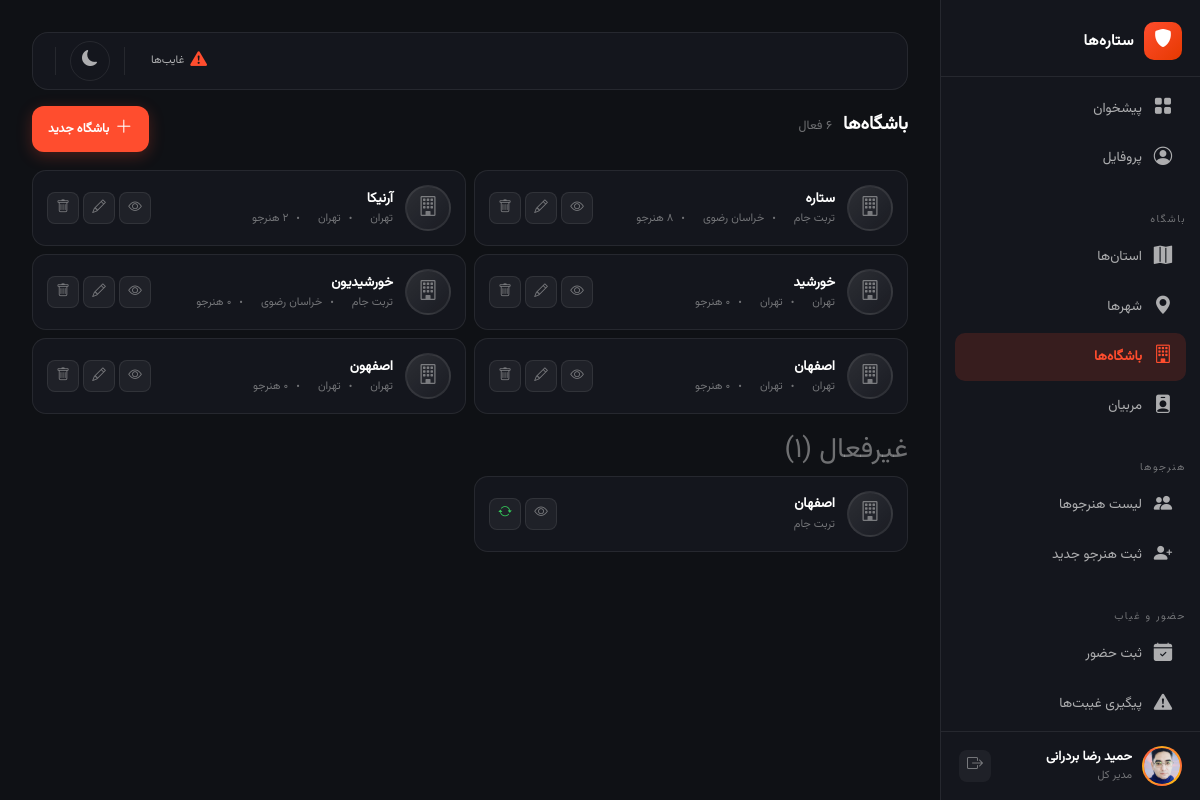
Screenshot of /clubs/ (signed in) with the database file from the repository.
### apps/core/models.py (models this page shows, shortened)
class SiteSetting(models.Model):
    gym_name = models.CharField('نام مجموعه', max_length=200, default='باشگاه ستاره‌ها')
    central_phone = models.CharField('شماره تماس مرکزی', max_length=11, blank=True, null=True)
    central_address = models.TextField('آدرس مرکزی', blank=True, null=True)
    class Meta:
        verbose_name = 'تنظیمات'
        verbose_name_plural = 'تنظیمات'
    @classmethod
    def get_settings(cls):
        obj, created = cls.objects.get_or_create(pk=1)
        return obj

### apps/accounts/models.py (models this page shows, shortened)
class User(AbstractBaseUser, PermissionsMixin):
    phone = models.CharField(max_length=11, unique=True)
    first_name = models.CharField(max_length=100)
    last_name = models.CharField(max_length=100)
    birth_date = jmodels.jDateField('تاریخ تولد', null=True, blank=True)
    national_code = models.CharField(max_length=10, blank=True, null=True)
    avatar = models.ImageField(upload_to='avatars/', blank=True, null=True)
    is_super_manager = models.BooleanField(default=False)
    is_club_manager = models.BooleanField(default=False)
    is_instructor = models.BooleanField(default=False)
    is_active = models.BooleanField(default=True)
    is_staff = models.BooleanField(default=False)
    created_at = models.DateTimeField(auto_now_add=True)
    updated_at = models.DateTimeField(auto_now=True)
    objects = UserMnaager()
    USERNAME_FIELD = 'phone'
    REQUIRED_FIELDS = ['first_name', 'last_name']
    class Meta:
        verbose_name = 'کاربر'
        verbose_name_plural = 'کاربرها'
    def get_full_name(self):
        return f'{self.first_name} {self.last_name}'

### apps/clubs/models.py (models this page shows, shortened)
class Club(models.Model):
    name = models.CharField('نام باشگاه', max_length=200)
    sports = models.ManyToManyField('Sport', related_name='clubs', verbose_name='رشته‌های ورزشی', blank=True)
    province = models.ForeignKey(Province, on_delete=models.PROTECT, related_name='clubs', verbose_name='استان')
    city = models.ForeignKey(City, on_delete=models.PROTECT, related_name='clubs', verbose_name='شهر')
    address = models.TextField('آدرس', blank=True, null=True)
    phone = models.CharField('تلفن', max_length=11, blank=True, null=True)
    is_active = models.BooleanField('فعال', default=True)
    created_at = models.DateTimeField('تاریخ ایجاد', auto_now_add=True)
    class Meta:
        verbose_name = 'باشگاه'
        verbose_name_plural = 'باشگاه‌ها'

class City(models.Model):
    province = models.ForeignKey(Province, on_delete=models.CASCADE, related_name='cities', verbose_name='استان')
    name = models.CharField('شهر', max_length=100)
    class Meta:
        verbose_name = 'شهر'
        verbose_name_plural = 'شهرها'

class Province(models.Model):
    name = models.CharField('استان', max_length=100)
    class Meta:
        verbose_name = 'استان'
        verbose_name_plural = 'استان‌ها'

### apps/clubs/views.py (the view)
# urls.py: path('', views.ClubListView.as_view(), name='club_list'),
class ClubListView(LoginRequiredMixin, UserPassesTestMixin, ListView):
    template_name = 'clubs/club_list.html'
    context_object_name = 'clubs'
    def test_func(self): return self.request.user.is_super_manager or self.request.user.is_club_manager
    def get_queryset(self):
        return Club.objects.filter(is_active=True).select_related('province', 'city')
    def get_context_data(self, **kwargs):
        context = super().get_context_data(**kwargs)
        context['inactive_clubs'] = Club.objects.filter(is_active=False)
        context['provinces'] = Province.objects.all()
        return context

### apps/core/context_processors.py (called while the page is built)
def site_settings(request):
    return {'site_settings': SiteSetting.get_settings()}

### templates/clubs/club_list.html (shortened to what this page needs)
{% extends 'base.html' %}
{% load static %}
{% block content %}
<div class="dashboard-layout">
    {% include 'partials/_sidebar.html' %}{% include 'partials/_mobile_nav.html' %}
    <main class="dashboard-main">
        {% include 'partials/_notif_bar.html' %}
        <div class="page-header animate__animated animate__fadeIn">
            <div><h1 class="page-title">باشگاه‌ها <span>{{ clubs.count }} فعال</span></h1></div>
            <button onclick="openClubModal()" class="btn-add"><i class="bi bi-plus-lg"></i><span class="btn-add-text">باشگاه جدید</span></button>
        </div>
        <div class="coach-list-page">
            {% for club in clubs %}
            <div class="coach-card-page animate__animated animate__fadeInUp">
                <div class="coach-avatar-page" style="flex-shrink:0;"><i class="bi bi-building"></i></div>
                <div class="coach-info-page" style="flex:1;">
                    <div class="coach-name-page">{{ club.name }}</div>
                    <div class="coach-meta-page"><span>{{ club.city.name }}</span><span>{{ club.province.name }}</span><span>{{ club.students.count }} هنرجو</span></div>
                </div>
                <div class="coach-actions" style="flex-shrink:0;">
                    <button onclick="event.stopPropagation(); openClubDetail({{ club.id }})" class="coach-action-btn"><i class="bi bi-eye"></i></button>
                    <button onclick="event.stopPropagation(); editClub({{ club.id }}, '{{ club.name|escapejs }}', '{{ club.phone|default:'' }}', '{{ club.address|default:''|escapejs }}', {{ club.province_id }}, {{ club.city_id }})" class="coach-action-btn edit"><i class="bi bi-pencil"></i></button>
                    <button onclick="event.stopPropagation(); confirmClubDeactivate('{% url 'clubs:club_delete' club.id %}', '{{ club.name|escapejs }}')" class="coach-action-btn delete"><i class="bi bi-trash"></i></button>
                </div>
            </div>
            {% empty %}<div class="text-center py-5 text-muted" style="grid-column:1/-1;">باشگاه فعالی نیست</div>{% endfor %}
        </div>
        {% if inactive_clubs %}
        <h3 style="margin-top:20px;color:var(--text-muted);">غیرفعال ({{ inactive_clubs.count }})</h3>
        <div class="coach-list-page">
            {% for club in inactive_clubs %}
            <div class="coach-card-page animate__animated animate__fadeInUp" style="opacity:0.5;">
                <div class="coach-avatar-page"><i class="bi bi-building"></i></div>
                <div class="coach-info-page" style="flex:1;"><div class="coach-name-page">{{ club.name }}</div><div class="coach-meta-page"><span>{{ club.city.name }}</span></div></div>
                <div class="coach-actions">
                    <button onclick="event.stopPropagation(); openClubDetail({{ club.id }})" class="coach-action-btn"><i class="bi bi-eye"></i></button>
                    <form method="post" action="{% url 'clubs:club_activate' club.pk %}" style="display:inline;">{% csrf_token %}<button class="coach-action-btn edit" style="color:#34c759;"><i class="bi bi-arrow-repeat"></i></button></form>
                </div>
            </div>
            {% endfor %}
        </div>
        {% endif %}
    </main>
</div>
{% endblock %}

### templates/partials/_sidebar.html (shortened to what this page needs)
{% load static %}
<aside class="dashboard-sidebar">
    <div class="sidebar-logo">
        <div class="logo-sm"><i class="bi bi-shield-fill"></i></div>
        <span class="logo-text">{{ site_settings.gym_name|default:"ستاره‌ها" }}</span>
    </div>
    <div class="sidebar-menu-wrapper">
        <ul class="sidebar-nav">
            <li><a href="{% url 'accounts:dashboard' %}" class="{% if request.resolver_match.url_name == 'dashboard' %}active{% endif %}"><i class="bi bi-grid-fill"></i> پیشخوان</a></li>
            <li><a href="{% url 'accounts:profile' %}" class=""><i class="bi bi-person-circle"></i> پروفایل</a></li>
        </ul>
        {% if user.is_super_manager or user.is_club_manager or user.is_instructor %}
        <div class="sidebar-category">باشگاه</div>
        <ul class="sidebar-nav">
            {% if user.is_super_manager %}
            <li><a href="{% url 'clubs:province_list' %}" class=""><i class="bi bi-map-fill"></i> استان‌ها</a></li>
            <li><a href="{% url 'clubs:city_list' %}" class=""><i class="bi bi-geo-alt-fill"></i> شهرها</a></li>
            {% endif %}
            <li><a href="{% url 'clubs:club_list' %}" class="{% if request.resolver_match.url_name == 'club_list' or request.resolver_match.url_name == 'club_add' or request.resolver_match.url_name == 'club_detail' or request.resolver_match.url_name == 'club_edit' %}active{% endif %}"><i class="bi bi-building"></i> باشگاه‌ها</a></li>
            <li><a href="{% url 'clubs:coach_list' %}" class=""><i class="bi bi-person-badge-fill"></i> مربیان</a></li>
        </ul>
        <div class="sidebar-category">هنرجوها</div>
        <ul class="sidebar-nav">
            <li><a href="{% url 'students:student_list' %}" class="{% if request.resolver_match.url_name == 'student_list' %}active{% endif %}"><i class="bi bi-people-fill"></i> لیست هنرجوها</a></li>
            <li><a href="{% url 'students:student_add' %}" class="{% if request.resolver_match.url_name == 'student_add' %}active{% endif %}"><i class="bi bi-person-plus-fill"></i> ثبت هنرجو جدید</a></li>
        </ul>
        <div class="sidebar-category">حضور و غیاب</div>
        <ul class="sidebar-nav">
            <li><a href="{% url 'students:attendance' %}" class="{% if request.resolver_match.url_name == 'attendance' %}active{% endif %}"><i class="bi bi-calendar-check-fill"></i> ثبت حضور</a></li>
            <li><a href="{% url 'students:absentees' %}" class="{% if request.resolver_match.url_name == 'absentees' %}active{% endif %}"><i class="bi bi-exclamation-triangle-fill"></i> پیگیری غیبت‌ها</a></li>
        </ul>
        {% endif %}
    </div>
    <div class="sidebar-user">
        <div class="user-avatar">
            {% if user.avatar %}<img src="{{ user.avatar.url }}" alt="" style="width:100%;height:100%;object-fit:cover;border-radius:50%;">{% else %}<i class="bi bi-person-fill"></i>{% endif %}
        </div>
        <div class="user-info">
            <div class="user-name">{{ user.get_full_name }}</div>
            <div class="user-role">{% if user.is_super_manager %}مدیر کل{% elif user.is_club_manager %}مدیر باشگاه{% elif user.is_instructor %}مربی{% else %}هنرجو{% endif %}</div>
        </div>
        <form method="post" action="{% url 'accounts:logout' %}">
            {% csrf_token %}<button type="submit" class="logout-btn" title="خروج"><i class="bi bi-box-arrow-right"></i></button>
        </form>
    </div>
</aside>

### rows the page displays
SiteSetting: gym_name "ستاره‌ها"
User: avatar (placeholder picture), get_full_name "حمید رضا بردرانی"
Club: name "ستاره", city.name "تربت جام", province.name "خراسان رضوی"
Club: name "آرنیکا", city.name "تهران", province.name "تهران"
Club: name "خورشید", city.name "تهران", province.name "تهران"
Club: name "خورشیدیون", city.name "تربت جام", province.name "خراسان رضوی"
Club: name "اصفهان", city.name "تهران", province.name "تهران"
Club: name "اصفهون", city.name "تهران", province.name "تهران"
Club: name "اصفهان", city.name "تربت جام"

### other values shown
{{ inactive_clubs.count }} "1"
